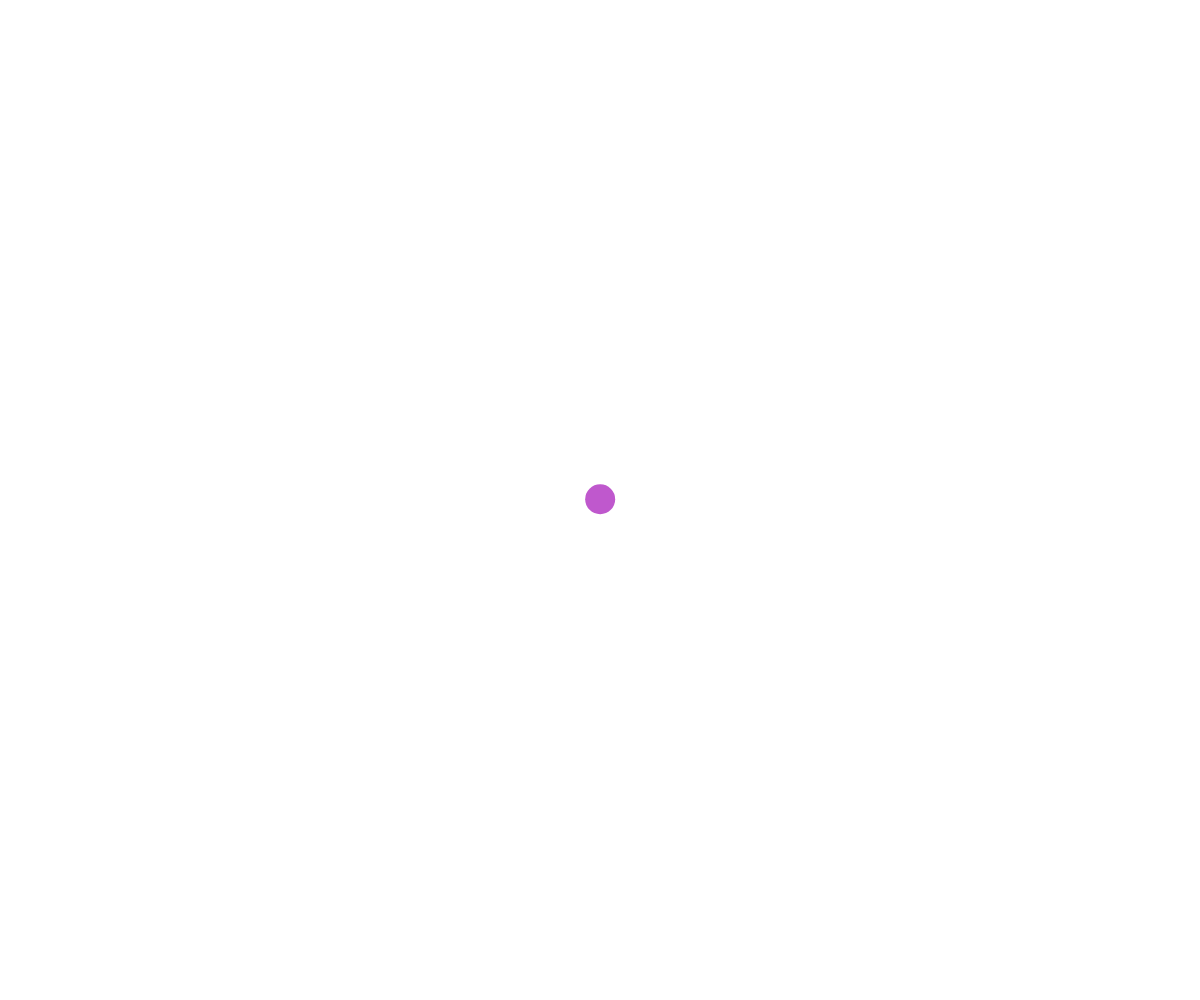
Frame 1 (no input)
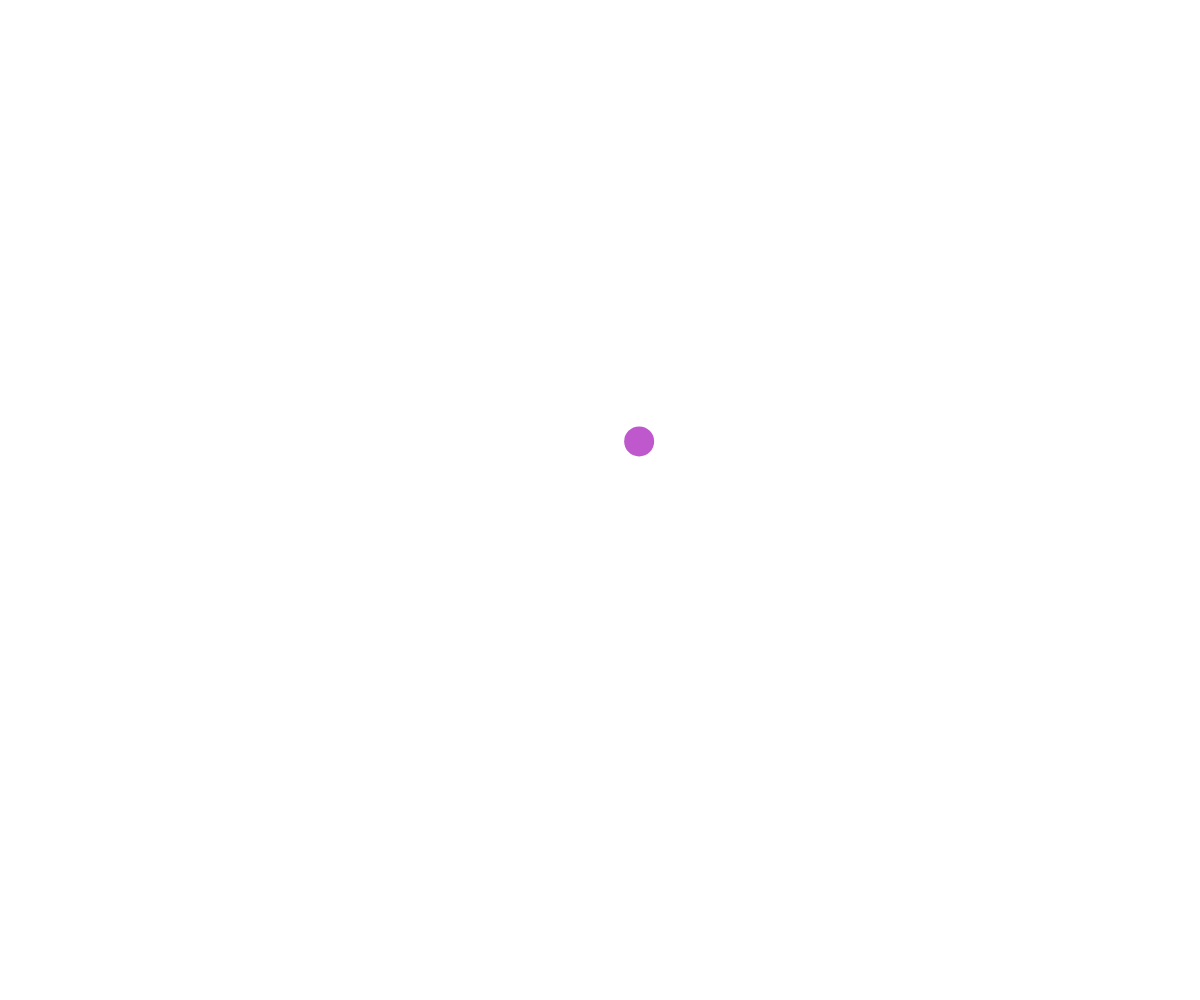
Frame 60 (no input)
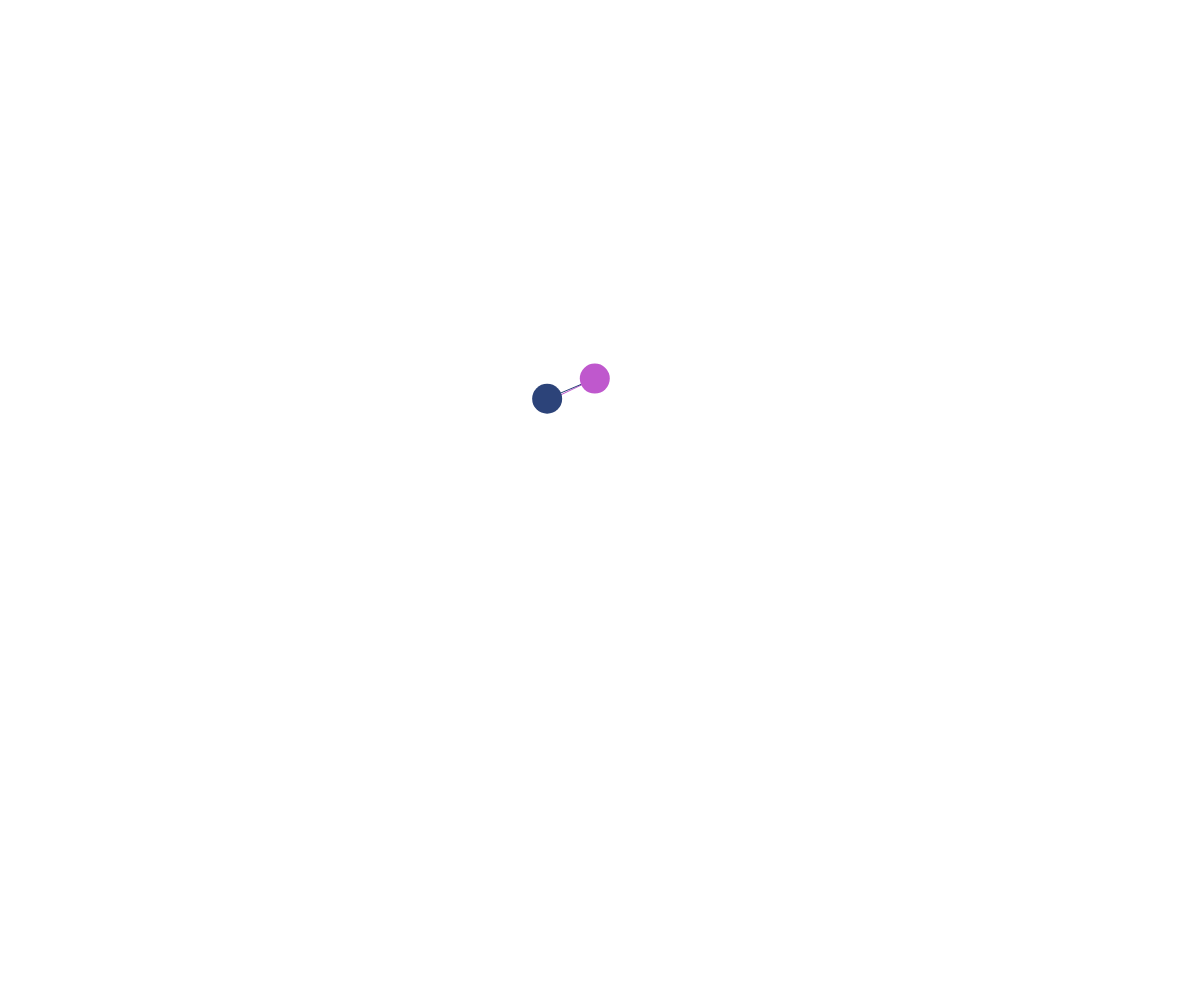
Frame 120 (the mouse pressed at the canvas centre since frame 60)

The p5.js sketch that drew these frames (run headless with seeded random() and noise() and a simulated clock; from frame 60 on, the mouse is pressed at the canvas centre):

// p5.js sketch
// ── sketch.js
// Connected Nodes OOP demo



let nodes = [];
function setup() {
  createCanvas(windowWidth, windowHeight);
  let somePoint = new MovingPoint(width/2, height/2);
  nodes.push(somePoint);
}

function draw() {
  background(255);

  // draw the lines first
  for (let node of nodes){
    node.update();
    node.connectTo(nodes);
  }

  for (let node of nodes){
    node.display();
  }
}

function mousePressed(){
  let somePoint = new MovingPoint(mouseX, mouseY);
  nodes.push(somePoint);
}


class MovingPoint{
  constructor(x, y){
    this.x = x;
    this.y = y;
    this.speed = 5;
    this.radius = 15;
    this.xTime = random(1000);
    this.yTime = random(1000);
    this.deltaTime = 0.01;
    this.color = color(random(255), random(255), random(255));
    this.reach = 100;
    this.maxRadius = 50;
    this.minRadius = 15;
  }
  display(){
    noStroke();
    fill(this.color);
    circle(this.x, this.y, this.radius * 2);
  }
  update(){
    this.move();
    this.wrapAroundScreen();
    this.adjustSizeWithMouse();
  }


  move(){
    // perlin noise movement
    let dx = noise(this.xTime);
    let dy = noise(this.yTime);

    // scale from 0-1 to my movement speed
    dx = map(dx, 0, 1, -this.speed, this.speed);
    dy = map(dy, 0, 1, -this.speed, this.speed);

    this.x += dx;
    this.y += dy;

    // move on the time axis
    this.xTime += this.deltaTime;
    this.yTime += this.deltaTime;
  }
  wrapAroundScreen(){
    // wrap around screen if you fall off
    if(this.x < 0){
      this.x += width;
    }
    if(this.x > width){
      this.x -= width;
    }
    if(this.y < 0){
      this.y += height;
    }
    if(this.y > height){
      this.y -= height;
    }
  }

  connectTo(nodesArray){
    for(let otherNode of nodesArray){
      if (this !== otherNode){
        let distanceAway= dist(this.x, this.y, otherNode.x, otherNode.y);
        if (distanceAway < this.reach){
          stroke(this.color);
          line(this.x, this.y, otherNode.x, otherNode.y);
        }
      }
    }
  }
  adjustSizeWithMouse(){
    let mouseDistance = dist(this.x, this.y, mouseX, mouseY);
    if(mouseDistance < this.reach){
      let theSize = map(mouseDistance, 0, this.reach, this.maxRadius, this.minRadius);
      this.radius = theSize;
    }
    else {
      this.radius = this.minRadius;
    }
  }




}
